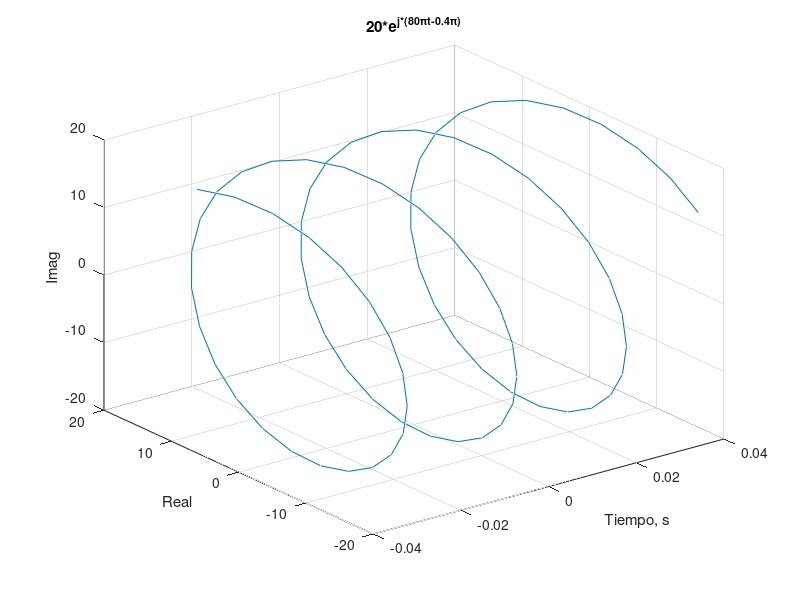

Here is the MATLAB script that generated this plot:
t=-0.04:0.001:0.04;
x=20*exp(j*(80*pi*t-0.4*pi));
plot3(t, real(x), imag(x)); grid
title('20*e^{j*(80\pit-0.4\pi)}')
xlabel('Tiempo, s'); ylabel('Real'); zlabel('Imag')



